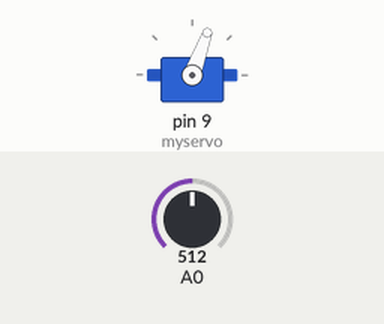
Bench run of a sketch on a simulated Arduino Uno, built with avr-gcc and run on an emulated ATmega328P. On the bench: servo. The inputs (shaded band) are chosen by the test bench; at power-on: A0 = 512.

Above: at 1.2 s.
1.3 s: A0 set to 260
2.8 s: A0 set to 236
At 3.3 s:
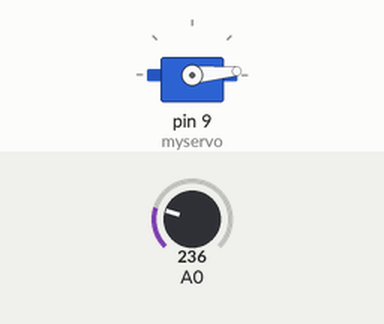
5.8 s: A0 set to 306
At 6.3 s:
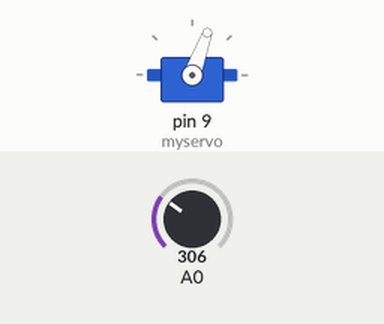
7.3 s: A0 set to 240
At 7.8 s:
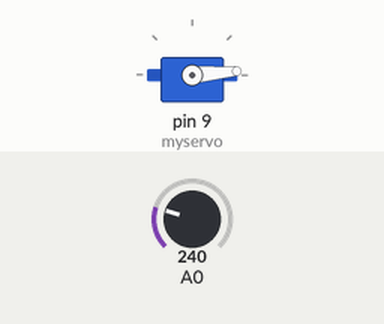
Timing chart, 0 to 10.3 s (numbered marks = the images above; inputs shaded):
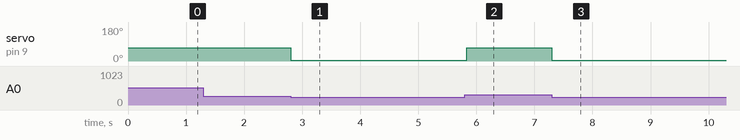

Measured:
- the behaviour switches between 250 and 249 on A0 (found by bisection; images 0 and 1)
- after the input at 1.3 s, every drawn part: stays the same
- after the input at 2.8 s, servo on pin 9 (myservo): 70° → 5° at once
- after the input at 5.8 s, servo on pin 9 (myservo): 5° → 70° at once
- after the input at 7.3 s, servo on pin 9 (myservo): 70° → 5° at once

The sketch:

arduino_dino_game.ino
```cpp
#include <Servo.h>
#define threshold 250
#define unpress_angle 70
#define press_angle 5


Servo myservo;  // create servo object to control a servo
bool trig=true;

void setup() {
  myservo.attach(9);  // attaches the servo on pin 9 to the servo object
myservo.write(unpress_angle);
}

void loop() {

 myservo.write(unpress_angle);              // unpress the button
 delay(1);
 if(analogRead(A0)< threshold)
 {

      myservo.write(press_angle);          // press the button
    delay(100 );                       // waits 100ms for the servo to reach the position

 }
}
```
